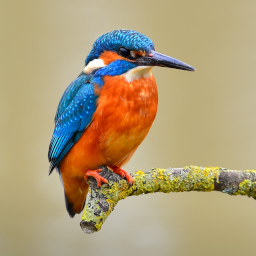
#> input picture P2/img_bird.png, 256 x 256 px; the run also reads 1 picture not shown here
$ jupyter execute --allow-errors Practica_JPEG.ipynb
#> lines starting #> are read from the running program, lines starting #| are printed output that depends on the picture
# Practica 2: JPEG

En esta práctica simularemos un codificador JPEG, con cada una de sus partes: la conversión a *YCbCr*, la DCT, la cuantificación y la codificación entrópica. Es decir, implementaremos todas las fases que se pueden ver en la siguiente figura:

Para cada una de las partes se presenta una introducción a sus fundamentos, y a continuación se plantean uno o varios ejercicios. El código de estos ejercicios se escribe directamente en este notebook, mientras que las respuestas a las preguntas deben anotarse en un documento aparte.

## Transformación de color

El primer paso del codificador JPEG es convertir las matrices de componentes $R$, $G$, y $B$ de la imagen original a matrices de componentes $Y$ (luminancia), $C_B$ (crominancia azul), y $C_R$ (crominancia roja). De esta forma se separan en componentes diferentes los valores de intensidad de los de color. Como la visión humana es mas sensible a los primeros que a los segundos, el algoritmo JPEG intentará reducir mas los valores de color que los de intensidad. De esta forma el tamaño final de la imagen será menor mientras la imagen mantiene una apariencia similar a la original.

Es importante recordar que durante esta transformación no se pierde nada de la información original, solo se transforma de un modelo de color ($RGB$) a otro ($YCbCr$).

### Ejercicio 1

Para poder construir y probar nuestro codificador JPEG, necesitamos cargar una imagen de prueba y convertirla al modelo de color *YCbCr*. Para ello utilizaremos la librería **OpenCV**, que nos proporciona diferentes funciones para el manejo de imágenes.

Para poder cargar la imagen original desde el sistema de ficheros, usaremos la función ```imread```. Esto nos cargará desde disco la información de cada pixel y lo guardará en tres matrices, una para cada componente $B$, $G$, y $R$ (ya que por defecto **OpenCV** guarda los datos en formato *BGR*).

Una vez que tenemos los valores de la imagen en una matriz, la función ```cvtColor``` nos permite efectuar las transformaciones que queramos hacia otros modelos de color. Para ello, solo devemos usar como segundo parámetro alguna de las constantes de transformación, como ```COLOR_BGR2RGB``` o ```COLOR_RGB2YCrCb```. Observa que la traducción se hace a $YCrCb$ y no a $YCbCr$.

**OpenCV** nos devuelve una matriz en tres dimensiones, donde cada dimensión se corresponde con uno de los componentes ($RGB$ o $YCbCr$). Por tanto, para acceder a cada componente tendremos que seleccionar el indice correspondiente:

$$
mat\left[x,y,dim\right]
$$

Completa el código que falta en la siguiente celda, de forma que el resultado tras su ejecución sea un plot de la imagen original *RGB* y de las componente $Y$ (luminancia), $C_B$ (crominancia azul), y $C_R$ (crominancia roja) tras haber realizado la conversión de modelo de color.

**Cuestión 1.1**: ¿Al hacer esta transformación de color, se produce alguna pérdida de información? ¿O por el contrario se genera nueva información al pasar de 1 a 3 imágenes?

[cell 1]
import cv2
import numpy as np
import matplotlib.pyplot as plt
from matplotlib.colors import ListedColormap
from dahuffman import HuffmanCodec
import sys
import math
from common import *


# Esta funcion recibe el nombre de una imagen y la
# carga en memoria. Despues obtiene las versiones
# RGB y YCrCb (OJO que en OpenCV no es YCbCr)
def load_image_RGB_to_YCrCb(image_name):
    # Cargar una imagen en formato RGB
#> called with image_name = 'img_bird.png'
    image = cv2.imread(image_name)
#> image is the input picture: shape (256, 256, 3); mean B, G, R 119.9, 156.7, 173.9

    # Pasamos de formato BGR a RGB
    image_rgb = cv2.cvtColor(image, cv2.COLOR_BGR2RGB)

    # Convertir de RGB a YCrCb
    image_ycrcb = cv2.cvtColor(image_rgb, cv2.COLOR_RGB2YCrCb)
#> image_ycrcb: shape (256, 256, 3); mean of channels 0, 1, 2 157.7, 139.6, 106.6

    return image_rgb, image_ycrcb

# Seleccionamos una imagen de ejemplo
image_bird_name = 'img_bird.png'
image_book_name = 'img_book.png'

selected_image = image_bird_name

# Leemos la imagen de ejemplo y obtenemos su versiones RGB y YCrCb
image_rgb, image_ycrcb = load_image_RGB_to_YCrCb(selected_image)

# Guardamos en una variable diferente cada una de las componentes Y, Cr y Cb.
image_y_original  = image_ycrcb[:, :, 0]
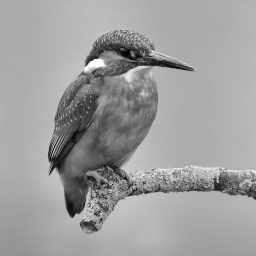
#> image_y_original: shape (256, 256); min 3, max 255, mean 157.7
image_cr_original = image_ycrcb[:, :, 1]
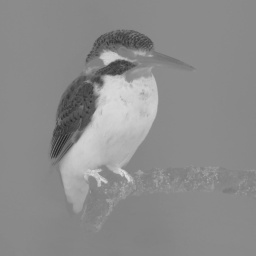
#> image_cr_original: shape (256, 256); min 38, max 226, mean 139.6
image_cb_original = image_ycrcb[:, :, 2]
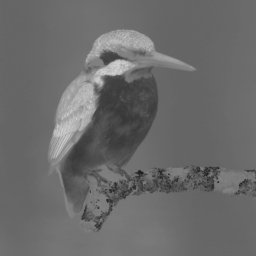
#> image_cb_original: shape (256, 256); min 21, max 215, mean 106.6

# Visualizar las imágenes
plt.figure(figsize=(18,10)) # Tamano de la figura
plt.subplot(141), plt.imshow(image_rgb), plt.title('RGB') # Plot de la imagen RGB

# Plot de las componentes. Observa como usamos un mapa de color diferente para cada una.
plt.subplot(142), plt.imshow(image_y_original, cmap='gray', vmax=255, vmin=0), plt.title('Y (Luminancia)')
#> (the rest of this cell did not finish here and is left out)

## Downsampling de crominancias

Una vez que disponemos de las componentes de crominancia separadas de la de luminancia, podemos reducir su tamaño y así rebajar el tamaño final de la imagen si afectar demasiado a la calidad final observada por el usuario. Esta redución se hace mediante el proceso de *downsampling*, que consiste en seleccionar solo algunos pixeles de la imagen. En la siguiente figura se pueden ver los modos admitidos:

Cada uno de los modos hace que las componentes de crominancia reduzcan su resolución horizontal, vertical o ambas, ya que por cada grupo de 8 pixeles se seleccionan solo 2 o 4.

### Ejercicio 2

En el siguiente código aplicaremos uno de los modos de downsampling a las componentes de crominancia de la imagen. Para ello lo que haremos sera crear copias de las componentes originales en las que solo selecionamos la mitad de los pixeles horizontales o verticales dependiendo del modo del que se trate. Así, con el modo *4:2:0* reducimos a la mitad la resolución horizontal y la vertical, con el modo *4:2:2* reducimos a la mitad solo la resolución horizontal, y con el modo *4:1:1* reducimos a un cuarto la resolución horizontal. Con el modo *4:4:4* no estaríamos efectuando ningún *downsampling* y las matrices permanecerían igual.

Completa el código en la secciones que faltan, y comprueba como las imágenes efectivamente se escalan de acuerdo a la definición de los diferentes modos. Observa que para trabajar con matrices en *NumPy* se puede usar el símbolo *:* para seleccionar todos los valores en una dimensión de la matriz. Por ejemplo con $mat\left[:, 2\right]$ estaríamos seleccionado todas las filas de la matriz, pero solo los valores de la columna 2. También podemos indicar un rango en la selección. Por ejemplo $mat\left[1:10:3,:\right]$ seleccionaríá todas las columnas de la matriz, pero solo las filas que están en los indices 1,4,7 y 10.

**Cuestion 2.1**: Si usamos el modo de subsampling *4:4:4*,¿Estaremos perdiendo algo de información? ¿Qué porcentaje de la imagen original?

**Cuestion 2.2**: Si usamos el modo de subsampling *4:2:0*,¿Estaremos perdiendo algo de información? ¿Qué porcentaje de la imagen original?

[cell 2]
# Realiza un subsampling segun la opcion: 4:2:0, 4:1:1, 4:2:2, o 4:4:4
def subsampling(image, subsampling_option):
#> called with subsampling_option = '4:2:0'
    if subsampling_option == "4:2:0":
        return image[::2, ::2]
    elif subsampling_option == "4:1:1":
        return image[:, ::4]
    elif subsampling_option == "4:2:2":
        return image[:, ::2]
    elif subsampling_option == "4:4:4":
      return image
    else:
        return image[:, :]

# Seleccionamos el modo de subsampling
subsampling_option = "4:2:0"
image_cr = subsampling(image_cr_original, subsampling_option)
image_cb = subsampling(image_cb_original, subsampling_option)

# Hacemos un plot de las figuras. Usamos las propiedades sharex y sharey
# para mostrar dos lienzos del mismo tamano, y ver asi la diferencia de
# escala tras hacer el downsampling.

# Componente Cr
fig, ax = plt.subplots(nrows=1, ncols=2, figsize=(15, 7), sharex=True, sharey=True)
ax[1].set_title(f'Cr Downsampling {subsampling_option}')
ax[0].set_title('Cr Original')
#> (the rest of this cell did not finish here and is left out)

Para comprobar como el submuestreo de crominancias apenas afecta al resultado final que perciben nuestros ojos, vamos a realizar un submuestreo 4:2:0 de las crominancias y después recompondremos la imagen. Posteriormente, haremos lo mismo pero submuestreando la componente Y.

### Ejercicio 3

Completa el código del bloque siguiente. La salida debe ser un plot de la imagen original RGB, de la imagen con las crominancias submuestreadas, y de la imagen con la componente de luminancia submuestreada.

**Cuestion 3.1**: ¿Qué puedes decir acerca de las dos imágenes obtenidas tras el submuestreo? ¿A qué es debido?

[cell 3]
subsampling_option = "4:2:2"

# Submuestreo de crominancias Cr y Cb
image_cr_sub = subsampling(image_cr_original, subsampling_option)
#> call 3 of subsampling, with subsampling_option = '4:2:2'
#> in subsampling (call 3), `return image[:, ::2]`:
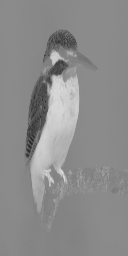
#> returned value: shape (256, 128); min 38, max 226, mean 139.6
image_cb_sub = subsampling(image_cb_original, subsampling_option)
#> call 4 of subsampling, with subsampling_option = '4:2:2'
#> in subsampling (call 4), `return image[:, ::2]`:
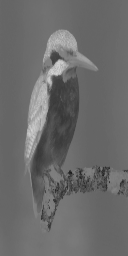
#> returned value: shape (256, 128); min 28, max 215, mean 106.6

# Cambiamos el tamano de las imagenes que sufrieron el subsampling
reconstructed_image_cr = cv2.resize(image_cr_sub, (256, 256), interpolation=cv2.INTER_NEAREST_EXACT)
reconstructed_image_cb = cv2.resize(image_cb_sub, (256, 256), interpolation=cv2.INTER_NEAREST_EXACT)

# Reconstruimos la imagen asignandole los 3 componentes
reconstructed_rgb_sub_crcb = image_ycrcb.copy()
reconstructed_rgb_sub_crcb[..., 0] = image_y_original
reconstructed_rgb_sub_crcb[..., 1] = image_cr_original
reconstructed_rgb_sub_crcb[..., 2] = image_cb_original
reconstructed_rgb_sub_crcb = cv2.cvtColor(reconstructed_rgb_sub_crcb, cv2.COLOR_YCrCb2RGB)


# Submuestreo de la componente de luminancia Y
image_y_sub = subsampling(image_y_original, subsampling_option)
#> in subsampling (call 5), `return image[:, ::2]`:
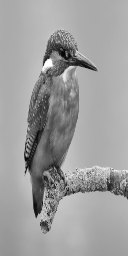
#> returned value: shape (256, 128); min 3, max 255, mean 157.7

# Cambiamos el tamano de la imagen que sufrio el subsampling
reconstructed_image_y = cv2.resize(image_y_sub, (256, 256), interpolation=cv2.INTER_NEAREST_EXACT)
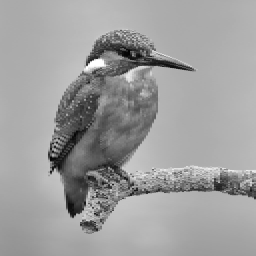
#> reconstructed_image_y: shape (256, 256); min 3, max 255, mean 157.7

# Reconstruimos la imagen asignandole los 3 componentes
reconstructed_rgb_sub_y = image_ycrcb.copy()
reconstructed_rgb_sub_y[..., 0] = reconstructed_image_y
#> reconstructed_rgb_sub_y: shape (256, 256, 3); mean of channels 0, 1, 2 157.7, 139.6, 106.6
reconstructed_rgb_sub_y[..., 1] = reconstructed_image_cr
#> reconstructed_rgb_sub_y: shape (256, 256, 3); mean of channels 0, 1, 2 157.7, 139.6, 106.6
reconstructed_rgb_sub_y[..., 2] = reconstructed_image_cb
#> reconstructed_rgb_sub_y: shape (256, 256, 3); mean of channels 0, 1, 2 157.7, 139.6, 106.6
reconstructed_rgb_sub_y = cv2.cvtColor(reconstructed_rgb_sub_y, cv2.COLOR_YCrCb2RGB)
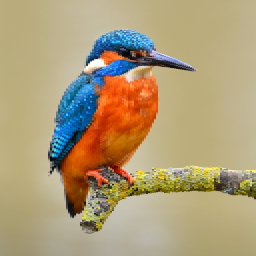
#> reconstructed_rgb_sub_y: shape (256, 256, 3); mean R, G, B 173.9, 156.6, 119.8

# Hacemos un plot para comparar las imagenes
plt.figure(figsize=(20, 8))
plt.subplot(131), plt.imshow(image_rgb), plt.title('Imagen original')
plt.subplot(132), plt.imshow(reconstructed_rgb_sub_crcb), plt.title('Imagen con submuestreo en CbCr')
plt.subplot(133), plt.imshow(reconstructed_rgb_sub_y), plt.title('Imagen con submuestreo en Y')
plt.show()
#> (the rest of the program and of its run is left out)
